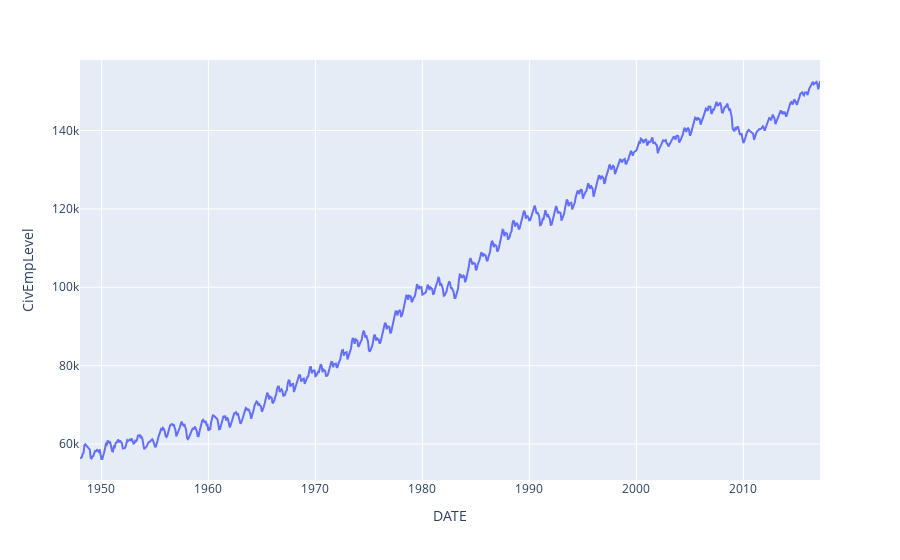

Notebook source saved alongside this figure:
### Code cell
# Data Importing

data = pd.read_csv("https://github.com/dustywhite7/Econ8310/raw/master/DataSets/RecessionForecasting.csv")
data['DATE'] = pd.to_datetime(data['DATE'])

px.line(data, x="DATE", y='CivEmpLevel')

### Figure 1 — Plotly figure (JSON) as saved in the notebook; plotly's stock layout.template omitted (floating-point values rounded to 4 significant figures; data arrays with more than 128 entries replaced by an {"elided": "..."} marker saying what was removed)
{"data": [{"hovertemplate": "DATE=%{x}<br>CivEmpLevel=%{y}<extra></extra>", "legendgroup": "", "line": {"color": "#636efa", "dash": "solid"}, "marker": {"symbol": "circle"}, "mode": "lines", "name": "", "orientation": "v", "showlegend": false, "type": "scatter", "x": {"elided": "831 str values"}, "xaxis": "x", "y": {"elided": "831 int values"}, "yaxis": "y"}], "layout": {"legend": {"tracegroupgap": 0}, "margin": {"t": 60}, "xaxis": {"anchor": "y", "domain": [0, 1], "title": {"text": "DATE"}}, "yaxis": {"anchor": "x", "domain": [0, 1], "title": {"text": "CivEmpLevel"}}}}
